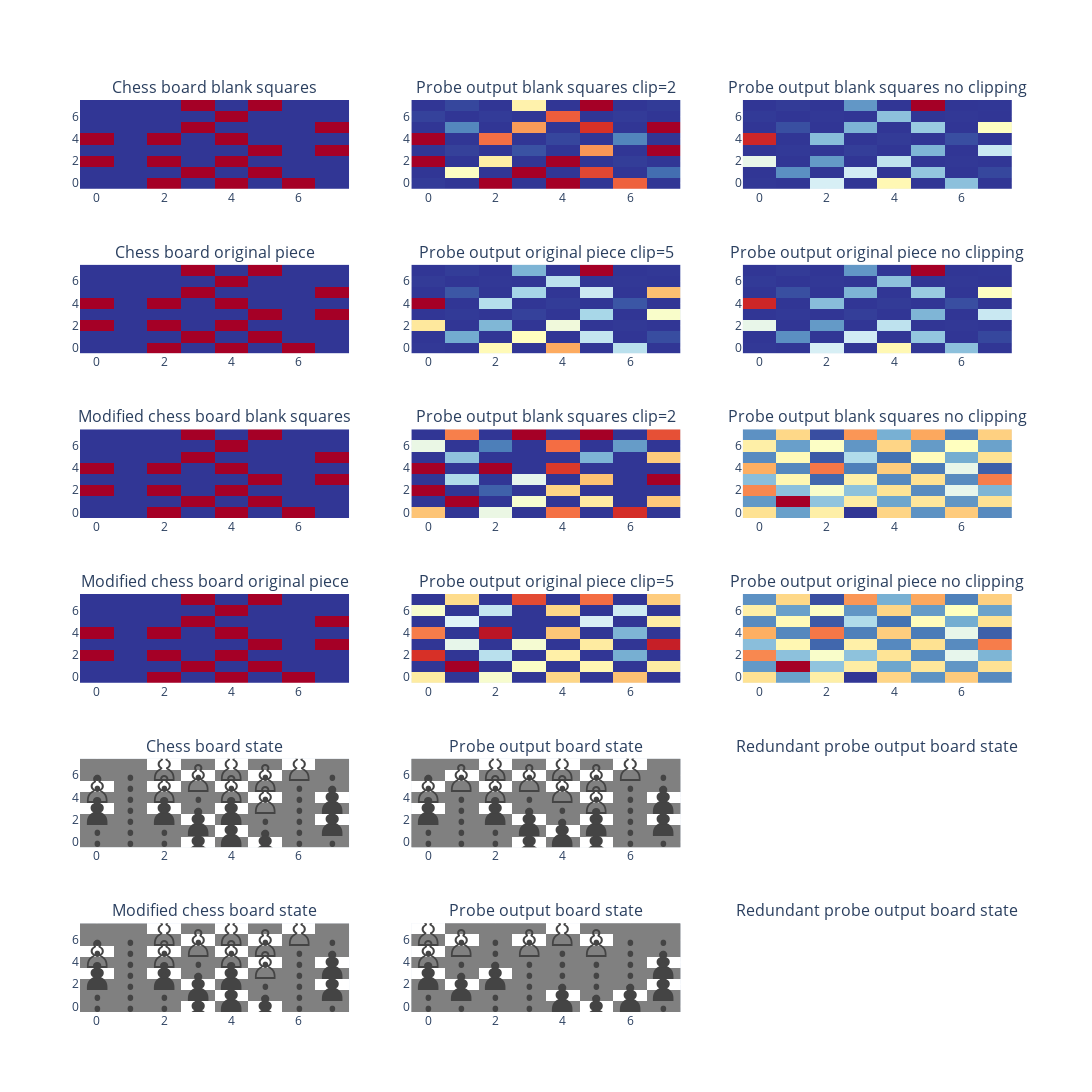

Here is the notebook cell this chart was saved with:
### Markdown cell above
Now, we can graph the original and modified board states and probe outputs.

### Code cell
from plotly.subplots import make_subplots

move_of_interest_probe_out = probe_out[0][0][move_of_interest]
move_of_interest_probe_out_modified = modified_probe_out[0][0][move_of_interest]
print(move_of_interest_probe_out.shape)

fig_rows = 6
fig_cols = 3
fig = make_subplots(rows=fig_rows, cols=fig_cols, subplot_titles=[
    "Chess board blank squares", "Probe output blank squares clip=2", "Probe output blank squares no clipping",
    "Chess board original piece", "Probe output original piece clip=5", "Probe output original piece no clipping",
    "Modified chess board blank squares", "Probe output blank squares clip=2", "Probe output blank squares no clipping",
    "Modified chess board original piece", "Probe output original piece clip=5", "Probe output original piece no clipping",
    "Chess board state", "Probe output board state", "Redundant probe output board state",
    "Modified chess board state", "Probe output board state", "Redundant probe output board state"
])


# Specify the size of each plot
plot_size = 400  # You can adjust this size



fig.add_trace(plot_board_state(move_of_interest_state_one_hot[:, :, BLANK_INDEX]), row=1, col=1)
fig.add_trace(plot_board_state(move_of_interest_probe_out[:, :, BLANK_INDEX], clip_size=2), row=1, col=2)
fig.add_trace(plot_board_state(move_of_interest_probe_out[:, :, BLANK_INDEX]), row=1, col=3)

fig.add_trace(plot_board_state(move_of_interest_state_one_hot[:, :, moved_piece_probe_index]), row=2, col=1)
fig.add_trace(plot_board_state(move_of_interest_probe_out[:, :, moved_piece_probe_index], clip_size=5), row=2, col=2)
fig.add_trace(plot_board_state(move_of_interest_probe_out[:, :, moved_piece_probe_index]), row=2, col=3)

fig.add_trace(plot_board_state(modified_move_of_interest_state_one_hot[:, :, BLANK_INDEX]), row=3, col=1)
fig.add_trace(plot_board_state(move_of_interest_probe_out_modified[:, :, BLANK_INDEX], clip_size=2), row=3, col=2)
fig.add_trace(plot_board_state(move_of_interest_probe_out_modified[:, :, BLANK_INDEX]), row=3, col=3)

fig.add_trace(plot_board_state(modified_move_of_interest_state_one_hot[:, :, moved_piece_probe_index]), row=4, col=1)
fig.add_trace(plot_board_state(move_of_interest_probe_out_modified[:, :, moved_piece_probe_index], clip_size=5), row=4, col=2)
fig.add_trace(plot_board_state(move_of_interest_probe_out_modified[:, :, moved_piece_probe_index]), row=4, col=3)

fig.add_trace(plot_board_state_with_text(move_of_interest_state), row=5, col=1)
fig.add_trace(plot_board_state_with_text(state_stacks_probe_outputs[0][0][move_of_interest]), row=5, col=2)
fig.add_trace(plot_board_state_with_text(state_stacks_probe_outputs[0][0][move_of_interest]), row=5, col=2)

fig.add_trace(plot_board_state_with_text(modified_move_of_interest_state), row=6, col=1)
fig.add_trace(plot_board_state_with_text(modified_state_stacks_probe_outputs[0][0][move_of_interest]), row=6, col=2)
fig.add_trace(plot_board_state_with_text(modified_state_stacks_probe_outputs[0][0][move_of_interest]), row=6, col=2)

# Adjust the overall size of the figure
fig.update_layout(height=fig_rows * plot_size, width=fig_cols * plot_size)

# Show the figure
fig.show()

### Figure 1 — Plotly figure (JSON) as saved in the notebook; plotly's stock layout.template omitted (floating-point values rounded to 4 significant figures)
{"data": [{"colorscale": [[0, "rgb(165,0,38)"], [0.1, "rgb(215,48,39)"], [0.2, "rgb(244,109,67)"], [0.3, "rgb(253,174,97)"], [0.4, "rgb(254,224,144)"], [0.5, "rgb(255,255,191)"], [0.6, "rgb(224,243,248)"], [0.7, "rgb(171,217,233)"], [0.8, "rgb(116,173,209)"], [0.9, "rgb(69,117,180)"], [1, "rgb(49,54,149)"]], "showscale": false, "type": "heatmap", "xaxis": "x", "yaxis": "y", "z": [[1, 1, 0, 1, 0, 1, 0, 1], [1, 1, 1, 0, 1, 0, 1, 1], [0, 1, 0, 1, 0, 1, 1, 1], [1, 1, 1, 1, 1, 0, 1, 0], [0, 1, 0, 1, 0, 1, 1, 1], [1, 1, 1, 0, 1, 1, 1, 0], [1, 1, 1, 1, 0, 1, 1, 1], [1, 1, 1, 0, 1, 0, 1, 1]]}, {"colorscale": [[0, "rgb(165,0,38)"], [0.1, "rgb(215,48,39)"], [0.2, "rgb(244,109,67)"], [0.3, "rgb(253,174,97)"], [0.4, "rgb(254,224,144)"], [0.5, "rgb(255,255,191)"], [0.6, "rgb(224,243,248)"], [0.7, "rgb(171,217,233)"], [0.8, "rgb(116,173,209)"], [0.9, "rgb(69,117,180)"], [1, "rgb(49,54,149)"]], "showscale": false, "type": "heatmap", "xaxis": "x2", "yaxis": "y2", "z": [[-0.01745, 0, -2, 0, -2, 0, -1.639, 0], [0, -0.99, 0, -2, 0, -1.724, 0, -0.1792], [-2, 0, -1.111, 0, -2, 0, -0.02219, 0], [0, -0.03532, 0, -0.08985, 0, -1.474, 0, -2], [-2, 0, -1.595, 0, -0.05081, 0, -0.2555, 0], [0, -0.2642, 0, -1.458, 0, -1.797, 0, -2], [-0.03771, 0, -0.01723, 0, -1.651, 0, -0.01723, 0], [0, -0.05297, 0, -1.082, 0, -2, 0, -0.0148]]}, {"colorscale": [[0, "rgb(165,0,38)"], [0.1, "rgb(215,48,39)"], [0.2, "rgb(244,109,67)"], [0.3, "rgb(253,174,97)"], [0.4, "rgb(254,224,144)"], [0.5, "rgb(255,255,191)"], [0.6, "rgb(224,243,248)"], [0.7, "rgb(171,217,233)"], [0.8, "rgb(116,173,209)"], [0.9, "rgb(69,117,180)"], [1, "rgb(49,54,149)"]], "showscale": false, "type": "heatmap", "xaxis": "x3", "yaxis": "y3", "z": [[-0.01745, 0, -2.577, 0, -3.521, 0, -1.639, 0], [0, -0.99, 0, -2.501, 0, -1.724, 0, -0.1792], [-2.865, 0, -1.111, 0, -2.258, 0, -0.02219, 0], [0, -0.03532, 0, -0.08985, 0, -1.474, 0, -2.404], [-6.193, 0, -1.595, 0, -0.05081, 0, -0.2555, 0], [0, -0.2642, 0, -1.458, 0, -1.797, 0, -3.334], [-0.03771, 0, -0.01723, 0, -1.651, 0, -0.01723, 0], [0, -0.05297, 0, -1.082, 0, -6.725, 0, -0.0148]]}, {"colorscale": [[0, "rgb(165,0,38)"], [0.1, "rgb(215,48,39)"], [0.2, "rgb(244,109,67)"], [0.3, "rgb(253,174,97)"], [0.4, "rgb(254,224,144)"], [0.5, "rgb(255,255,191)"], [0.6, "rgb(224,243,248)"], [0.7, "rgb(171,217,233)"], [0.8, "rgb(116,173,209)"], [0.9, "rgb(69,117,180)"], [1, "rgb(49,54,149)"]], "showscale": false, "type": "heatmap", "xaxis": "x4", "yaxis": "y4", "z": [[1, 1, 0, 1, 0, 1, 0, 1], [1, 1, 1, 0, 1, 0, 1, 1], [0, 1, 0, 1, 0, 1, 1, 1], [1, 1, 1, 1, 1, 0, 1, 0], [0, 1, 0, 1, 0, 1, 1, 1], [1, 1, 1, 0, 1, 1, 1, 0], [1, 1, 1, 1, 0, 1, 1, 1], [1, 1, 1, 0, 1, 0, 1, 1]]}, {"colorscale": [[0, "rgb(165,0,38)"], [0.1, "rgb(215,48,39)"], [0.2, "rgb(244,109,67)"], [0.3, "rgb(253,174,97)"], [0.4, "rgb(254,224,144)"], [0.5, "rgb(255,255,191)"], [0.6, "rgb(224,243,248)"], [0.7, "rgb(171,217,233)"], [0.8, "rgb(116,173,209)"], [0.9, "rgb(69,117,180)"], [1, "rgb(49,54,149)"]], "showscale": false, "type": "heatmap", "xaxis": "x5", "yaxis": "y5", "z": [[-0.01745, 0, -2.577, 0, -3.521, 0, -1.639, 0], [0, -0.99, 0, -2.501, 0, -1.724, 0, -0.1792], [-2.865, 0, -1.111, 0, -2.258, 0, -0.02219, 0], [0, -0.03532, 0, -0.08985, 0, -1.474, 0, -2.404], [-5, 0, -1.595, 0, -0.05081, 0, -0.2555, 0], [0, -0.2642, 0, -1.458, 0, -1.797, 0, -3.334], [-0.03771, 0, -0.01723, 0, -1.651, 0, -0.01723, 0], [0, -0.05297, 0, -1.082, 0, -5, 0, -0.0148]]}, {"colorscale": [[0, "rgb(165,0,38)"], [0.1, "rgb(215,48,39)"], [0.2, "rgb(244,109,67)"], [0.3, "rgb(253,174,97)"], [0.4, "rgb(254,224,144)"], [0.5, "rgb(255,255,191)"], [0.6, "rgb(224,243,248)"], [0.7, "rgb(171,217,233)"], [0.8, "rgb(116,173,209)"], [0.9, "rgb(69,117,180)"], [1, "rgb(49,54,149)"]], "showscale": false, "type": "heatmap", "xaxis": "x6", "yaxis": "y6", "z": [[-0.01745, 0, -2.577, 0, -3.521, 0, -1.639, 0], [0, -0.99, 0, -2.501, 0, -1.724, 0, -0.1792], [-2.865, 0, -1.111, 0, -2.258, 0, -0.02219, 0], [0, -0.03532, 0, -0.08985, 0, -1.474, 0, -2.404], [-6.193, 0, -1.595, 0, -0.05081, 0, -0.2555, 0], [0, -0.2642, 0, -1.458, 0, -1.797, 0, -3.334], [-0.03771, 0, -0.01723, 0, -1.651, 0, -0.01723, 0], [0, -0.05297, 0, -1.082, 0, -6.725, 0, -0.0148]]}, {"colorscale": [[0, "rgb(165,0,38)"], [0.1, "rgb(215,48,39)"], [0.2, "rgb(244,109,67)"], [0.3, "rgb(253,174,97)"], [0.4, "rgb(254,224,144)"], [0.5, "rgb(255,255,191)"], [0.6, "rgb(224,243,248)"], [0.7, "rgb(171,217,233)"], [0.8, "rgb(116,173,209)"], [0.9, "rgb(69,117,180)"], [1, "rgb(49,54,149)"]], "showscale": false, "type": "heatmap", "xaxis": "x7", "yaxis": "y7", "z": [[1, 1, 0, 1, 0, 1, 0, 1], [1, 1, 1, 0, 1, 0, 1, 1], [0, 1, 0, 1, 0, 1, 1, 1], [1, 1, 1, 1, 1, 0, 1, 0], [0, 1, 0, 1, 0, 1, 1, 1], [1, 1, 1, 0, 1, 1, 1, 0], [1, 1, 1, 1, 0, 1, 1, 1], [1, 1, 1, 0, 1, 0, 1, 1]]}, {"colorscale": [[0, "rgb(165,0,38)"], [0.1, "rgb(215,48,39)"], [0.2, "rgb(244,109,67)"], [0.3, "rgb(253,174,97)"], [0.4, "rgb(254,224,144)"], [0.5, "rgb(255,255,191)"], [0.6, "rgb(224,243,248)"], [0.7, "rgb(171,217,233)"], [0.8, "rgb(116,173,209)"], [0.9, "rgb(69,117,180)"], [1, "rgb(49,54,149)"]], "showscale": false, "type": "heatmap", "xaxis": "x8", "yaxis": "y8", "z": [[-0.6205, 2, 0.2611, 2, -1.182, 2, -1.627, 2], [2, -2, 2, 0.1163, 2, -0.2553, 2, -0.59], [-2, 2, 1.727, 2, -0.491, 2, 2, 2], [2, 0.763, 2, 0.3258, 2, -0.6439, 2, -2], [-2, 2, -2, 2, -1.539, 2, 2, 2], [2, 1.007, 2, 2, 2, 1.137, 2, -0.566], [0.2697, 2, 1.529, 2, -1.198, 2, 1.321, 2], [2, -1.089, 2, -2, 2, -2, 2, -1.39]]}, {"colorscale": [[0, "rgb(165,0,38)"], [0.1, "rgb(215,48,39)"], [0.2, "rgb(244,109,67)"], [0.3, "rgb(253,174,97)"], [0.4, "rgb(254,224,144)"], [0.5, "rgb(255,255,191)"], [0.6, "rgb(224,243,248)"], [0.7, "rgb(171,217,233)"], [0.8, "rgb(116,173,209)"], [0.9, "rgb(69,117,180)"], [1, "rgb(49,54,149)"]], "showscale": false, "type": "heatmap", "xaxis": "x9", "yaxis": "y9", "z": [[-0.6205, 7.985, 0.2611, 11.63, -1.182, 8.497, -1.627, 8.784], [8.24, -8.996, 6.409, 0.1163, 7.768, -0.2553, 8.358, -0.59], [-4.008, 6.551, 1.727, 6.54, -0.491, 8.77, 2.946, 7.139], [6.686, 0.763, 10.01, 0.3258, 8.82, -0.6439, 8.755, -4.348], [-2.772, 8.864, -4.562, 9.154, -1.539, 9.293, 2.824, 10.27], [8.749, 1.007, 10.48, 5.239, 9.634, 1.137, 7.502, -0.566], [0.2697, 8.002, 1.529, 8.35, -1.198, 8.183, 1.321, 7.9], [8.535, -1.089, 10.83, -3.577, 7.354, -2.993, 9.116, -1.39]]}, {"colorscale": [[0, "rgb(165,0,38)"], [0.1, "rgb(215,48,39)"], [0.2, "rgb(244,109,67)"], [0.3, "rgb(253,174,97)"], [0.4, "rgb(254,224,144)"], [0.5, "rgb(255,255,191)"], [0.6, "rgb(224,243,248)"], [0.7, "rgb(171,217,233)"], [0.8, "rgb(116,173,209)"], [0.9, "rgb(69,117,180)"], [1, "rgb(49,54,149)"]], "showscale": false, "type": "heatmap", "xaxis": "x10", "yaxis": "y10", "z": [[1, 1, 0, 1, 0, 1, 0, 1], [1, 1, 1, 0, 1, 0, 1, 1], [0, 1, 0, 1, 0, 1, 1, 1], [1, 1, 1, 1, 1, 0, 1, 0], [0, 1, 0, 1, 0, 1, 1, 1], [1, 1, 1, 0, 1, 1, 1, 0], [1, 1, 1, 1, 0, 1, 1, 1], [1, 1, 1, 0, 1, 0, 1, 1]]}, {"colorscale": [[0, "rgb(165,0,38)"], [0.1, "rgb(215,48,39)"], [0.2, "rgb(244,109,67)"], [0.3, "rgb(253,174,97)"], [0.4, "rgb(254,224,144)"], [0.5, "rgb(255,255,191)"], [0.6, "rgb(224,243,248)"], [0.7, "rgb(171,217,233)"], [0.8, "rgb(116,173,209)"], [0.9, "rgb(69,117,180)"], [1, "rgb(49,54,149)"]], "showscale": false, "type": "heatmap", "xaxis": "x11", "yaxis": "y11", "z": [[-0.6205, 5, 0.2611, 5, -1.182, 5, -1.627, 5], [5, -5, 5, 0.1163, 5, -0.2553, 5, -0.59], [-4.008, 5, 1.727, 5, -0.491, 5, 2.946, 5], [5, 0.763, 5, 0.3258, 5, -0.6439, 5, -4.348], [-2.772, 5, -4.562, 5, -1.539, 5, 2.824, 5], [5, 1.007, 5, 5, 5, 1.137, 5, -0.566], [0.2697, 5, 1.529, 5, -1.198, 5, 1.321, 5], [5, -1.089, 5, -3.577, 5, -2.993, 5, -1.39]]}, {"colorscale": [[0, "rgb(165,0,38)"], [0.1, "rgb(215,48,39)"], [0.2, "rgb(244,109,67)"], [0.3, "rgb(253,174,97)"], [0.4, "rgb(254,224,144)"], [0.5, "rgb(255,255,191)"], [0.6, "rgb(224,243,248)"], [0.7, "rgb(171,217,233)"], [0.8, "rgb(116,173,209)"], [0.9, "rgb(69,117,180)"], [1, "rgb(49,54,149)"]], "showscale": false, "type": "heatmap", "xaxis": "x12", "yaxis": "y12", "z": [[-0.6205, 7.985, 0.2611, 11.63, -1.182, 8.497, -1.627, 8.784], [8.24, -8.996, 6.409, 0.1163, 7.768, -0.2553, 8.358, -0.59], [-4.008, 6.551, 1.727, 6.54, -0.491, 8.77, 2.946, 7.139], [6.686, 0.763, 10.01, 0.3258, 8.82, -0.6439, 8.755, -4.348], [-2.772, 8.864, -4.562, 9.154, -1.539, 9.293, 2.824, 10.27], [8.749, 1.007, 10.48, 5.239, 9.634, 1.137, 7.502, -0.566], [0.2697, 8.002, 1.529, 8.35, -1.198, 8.183, 1.321, 7.9], [8.535, -1.089, 10.83, -3.577, 7.354, -2.993, 9.116, -1.39]]}, {"colorscale": [[0, "white"], [0.49, "white"], [0.5, "grey"], [0.51, "white"], [1, "white"]], "showscale": false, "text": [[".", ".", ".", "♟", ".", "♟", ".", "."], [".", ".", ".", ".", "♟", ".", ".", "."], [".", ".", ".", "♟", ".", ".", ".", "♟"], ["♟", ".", "♟", ".", "♟", ".", ".", "."], [".", ".", ".", ".", ".", "♙", ".", "♟"], ["♙", ".", "♙", ".", "♙", ".", ".", "."], [".", ".", ".", "♙", ".", "♙", ".", "."], [".", ".", "♙", ".", "♙", ".", "♙", "."]], "textfont": {"size": 48}, "texttemplate": "%{text}", "type": "heatmap", "xaxis": "x13", "yaxis": "y13", "z": [[0, 0, 0, -1, 0, -1, 0, 0], [0, 0, 0, 0, -1, 0, 0, 0], [0, 0, 0, -1, 0, 0, 0, -1], [-1, 0, -1, 0, -1, 0, 0, 0], [0, 0, 0, 0, 0, 1, 0, -1], [1, 0, 1, 0, 1, 0, 0, 0], [0, 0, 0, 1, 0, 1, 0, 0], [0, 0, 1, 0, 1, 0, 1, 0]]}, {"colorscale": [[0, "white"], [0.49, "white"], [0.5, "grey"], [0.51, "white"], [1, "white"]], "showscale": false, "text": [[".", ".", ".", "♟", ".", "♟", ".", "."], [".", ".", ".", ".", "♟", ".", ".", "."], [".", ".", ".", "♟", ".", "♟", ".", "♟"], ["♟", ".", "♟", ".", ".", ".", ".", "."], [".", ".", ".", ".", ".", "♙", ".", "♟"], ["♙", ".", "♙", ".", "♙", ".", ".", "."], [".", "♙", ".", "♙", ".", "♙", ".", "."], [".", ".", "♙", ".", "♙", ".", "♙", "."]], "textfont": {"size": 48}, "texttemplate": "%{text}", "type": "heatmap", "xaxis": "x14", "yaxis": "y14", "z": [[0, 0, 0, -1, 0, -1, 0, 0], [0, 0, 0, 0, -1, 0, 0, 0], [0, 0, 0, -1, 0, -1, 0, -1], [-1, 0, -1, 0, 0, 0, 0, 0], [0, 0, 0, 0, 0, 1, 0, -1], [1, 0, 1, 0, 1, 0, 0, 0], [0, 1, 0, 1, 0, 1, 0, 0], [0, 0, 1, 0, 1, 0, 1, 0]]}, {"colorscale": [[0, "white"], [0.49, "white"], [0.5, "grey"], [0.51, "white"], [1, "white"]], "showscale": false, "text": [[".", ".", ".", "♟", ".", "♟", ".", "."], [".", ".", ".", ".", "♟", ".", ".", "."], [".", ".", ".", "♟", ".", "♟", ".", "♟"], ["♟", ".", "♟", ".", ".", ".", ".", "."], [".", ".", ".", ".", ".", "♙", ".", "♟"], ["♙", ".", "♙", ".", "♙", ".", ".", "."], [".", "♙", ".", "♙", ".", "♙", ".", "."], [".", ".", "♙", ".", "♙", ".", "♙", "."]], "textfont": {"size": 48}, "texttemplate": "%{text}", "type": "heatmap", "xaxis": "x14", "yaxis": "y14", "z": [[0, 0, 0, -1, 0, -1, 0, 0], [0, 0, 0, 0, -1, 0, 0, 0], [0, 0, 0, -1, 0, -1, 0, -1], [-1, 0, -1, 0, 0, 0, 0, 0], [0, 0, 0, 0, 0, 1, 0, -1], [1, 0, 1, 0, 1, 0, 0, 0], [0, 1, 0, 1, 0, 1, 0, 0], [0, 0, 1, 0, 1, 0, 1, 0]]}, {"colorscale": [[0, "white"], [0.49, "white"], [0.5, "grey"], [0.51, "white"], [1, "white"]], "showscale": false, "text": [[".", ".", ".", "♟", ".", "♟", ".", "."], [".", ".", ".", ".", "♟", ".", ".", "."], [".", ".", ".", "♟", ".", ".", ".", "♟"], ["♟", ".", "♟", ".", "♟", ".", ".", "."], [".", ".", ".", ".", ".", "♙", ".", "♟"], ["♙", ".", "♙", ".", "♙", ".", ".", "."], [".", ".", ".", "♙", ".", "♙", ".", "."], [".", ".", "♙", ".", "♙", ".", "♙", "."]], "textfont": {"size": 48}, "texttemplate": "%{text}", "type": "heatmap", "xaxis": "x16", "yaxis": "y16", "z": [[0, 0, 0, -1, 0, -1, 0, 0], [0, 0, 0, 0, -1, 0, 0, 0], [0, 0, 0, -1, 0, 0, 0, -1], [-1, 0, -1, 0, -1, 0, 0, 0], [0, 0, 0, 0, 0, 1, 0, -1], [1, 0, 1, 0, 1, 0, 0, 0], [0, 0, 0, 1, 0, 1, 0, 0], [0, 0, 1, 0, 1, 0, 1, 0]]}, {"colorscale": [[0, "white"], [0.49, "white"], [0.5, "grey"], [0.51, "white"], [1, "white"]], "showscale": false, "text": [[".", ".", ".", ".", ".", "♟", ".", "."], [".", ".", ".", ".", "♟", ".", "♟", "."], [".", "♟", ".", ".", ".", ".", ".", "♟"], ["♟", ".", "♟", ".", ".", ".", ".", "."], [".", ".", ".", ".", ".", ".", ".", "♟"], ["♙", ".", ".", ".", ".", ".", ".", "."], [".", "♙", ".", "♙", ".", "♙", ".", "."], ["♙", ".", ".", ".", "♙", ".", ".", "."]], "textfont": {"size": 48}, "texttemplate": "%{text}", "type": "heatmap", "xaxis": "x17", "yaxis": "y17", "z": [[0, 0, 0, 0, 0, -1, 0, 0], [0, 0, 0, 0, -1, 0, -1, 0], [0, -1, 0, 0, 0, 0, 0, -1], [-1, 0, -1, 0, 0, 0, 0, 0], [0, 0, 0, 0, 0, 0, 0, -1], [1, 0, 0, 0, 0, 0, 0, 0], [0, 1, 0, 1, 0, 1, 0, 0], [1, 0, 0, 0, 1, 0, 0, 0]]}, {"colorscale": [[0, "white"], [0.49, "white"], [0.5, "grey"], [0.51, "white"], [1, "white"]], "showscale": false, "text": [[".", ".", ".", ".", ".", "♟", ".", "."], [".", ".", ".", ".", "♟", ".", "♟", "."], [".", "♟", ".", ".", ".", ".", ".", "♟"], ["♟", ".", "♟", ".", ".", ".", ".", "."], [".", ".", ".", ".", ".", ".", ".", "♟"], ["♙", ".", ".", ".", ".", ".", ".", "."], [".", "♙", ".", "♙", ".", "♙", ".", "."], ["♙", ".", ".", ".", "♙", ".", ".", "."]], "textfont": {"size": 48}, "texttemplate": "%{text}", "type": "heatmap", "xaxis": "x17", "yaxis": "y17", "z": [[0, 0, 0, 0, 0, -1, 0, 0], [0, 0, 0, 0, -1, 0, -1, 0], [0, -1, 0, 0, 0, 0, 0, -1], [-1, 0, -1, 0, 0, 0, 0, 0], [0, 0, 0, 0, 0, 0, 0, -1], [1, 0, 0, 0, 0, 0, 0, 0], [0, 1, 0, 1, 0, 1, 0, 0], [1, 0, 0, 0, 1, 0, 0, 0]]}], "layout": {"annotations": [{"font": {"size": 16}, "showarrow": false, "text": "Chess board blank squares", "x": 0.1444, "xanchor": "center", "xref": "paper", "y": 1.0, "yanchor": "bottom", "yref": "paper"}, {"font": {"size": 16}, "showarrow": false, "text": "Probe output blank squares clip=2", "x": 0.5, "xanchor": "center", "xref": "paper", "y": 1.0, "yanchor": "bottom", "yref": "paper"}, {"font": {"size": 16}, "showarrow": false, "text": "Probe output blank squares no clipping", "x": 0.8556, "xanchor": "center", "xref": "paper", "y": 1.0, "yanchor": "bottom", "yref": "paper"}, {"font": {"size": 16}, "showarrow": false, "text": "Chess board original piece", "x": 0.1444, "xanchor": "center", "xref": "paper", "y": 0.8194, "yanchor": "bottom", "yref": "paper"}, {"font": {"size": 16}, "showarrow": false, "text": "Probe output original piece clip=5", "x": 0.5, "xanchor": "center", "xref": "paper", "y": 0.8194, "yanchor": "bottom", "yref": "paper"}, {"font": {"size": 16}, "showarrow": false, "text": "Probe output original piece no clipping", "x": 0.8556, "xanchor": "center", "xref": "paper", "y": 0.8194, "yanchor": "bottom", "yref": "paper"}, {"font": {"size": 16}, "showarrow": false, "text": "Modified chess board blank squares", "x": 0.1444, "xanchor": "center", "xref": "paper", "y": 0.6389, "yanchor": "bottom", "yref": "paper"}, {"font": {"size": 16}, "showarrow": false, "text": "Probe output blank squares clip=2", "x": 0.5, "xanchor": "center", "xref": "paper", "y": 0.6389, "yanchor": "bottom", "yref": "paper"}, {"font": {"size": 16}, "showarrow": false, "text": "Probe output blank squares no clipping", "x": 0.8556, "xanchor": "center", "xref": "paper", "y": 0.6389, "yanchor": "bottom", "yref": "paper"}, {"font": {"size": 16}, "showarrow": false, "text": "Modified chess board original piece", "x": 0.1444, "xanchor": "center", "xref": "paper", "y": 0.4583, "yanchor": "bottom", "yref": "paper"}, {"font": {"size": 16}, "showarrow": false, "text": "Probe output original piece clip=5", "x": 0.5, "xanchor": "center", "xref": "paper", "y": 0.4583, "yanchor": "bottom", "yref": "paper"}, {"font": {"size": 16}, "showarrow": false, "text": "Probe output original piece no clipping", "x": 0.8556, "xanchor": "center", "xref": "paper", "y": 0.4583, "yanchor": "bottom", "yref": "paper"}, {"font": {"size": 16}, "showarrow": false, "text": "Chess board state", "x": 0.1444, "xanchor": "center", "xref": "paper", "y": 0.2778, "yanchor": "bottom", "yref": "paper"}, {"font": {"size": 16}, "showarrow": false, "text": "Probe output board state", "x": 0.5, "xanchor": "center", "xref": "paper", "y": 0.2778, "yanchor": "bottom", "yref": "paper"}, {"font": {"size": 16}, "showarrow": false, "text": "Redundant probe output board state", "x": 0.8556, "xanchor": "center", "xref": "paper", "y": 0.2778, "yanchor": "bottom", "yref": "paper"}, {"font": {"size": 16}, "showarrow": false, "text": "Modified chess board state", "x": 0.1444, "xanchor": "center", "xref": "paper", "y": 0.09722, "yanchor": "bottom", "yref": "paper"}, {"font": {"size": 16}, "showarrow": false, "text": "Probe output board state", "x": 0.5, "xanchor": "center", "xref": "paper", "y": 0.09722, "yanchor": "bottom", "yref": "paper"}, {"font": {"size": 16}, "showarrow": false, "text": "Redundant probe output board state", "x": 0.8556, "xanchor": "center", "xref": "paper", "y": 0.09722, "yanchor": "bottom", "yref": "paper"}], "height": 2400, "width": 1200, "xaxis": {"anchor": "y", "domain": [0, 0.2889]}, "xaxis10": {"anchor": "y10", "domain": [0, 0.2889]}, "xaxis11": {"anchor": "y11", "domain": [0.3556, 0.6444]}, "xaxis12": {"anchor": "y12", "domain": [0.7111, 1]}, "xaxis13": {"anchor": "y13", "domain": [0, 0.2889]}, "xaxis14": {"anchor": "y14", "domain": [0.3556, 0.6444]}, "xaxis15": {"anchor": "y15", "domain": [0.7111, 1]}, "xaxis16": {"anchor": "y16", "domain": [0, 0.2889]}, "xaxis17": {"anchor": "y17", "domain": [0.3556, 0.6444]}, "xaxis18": {"anchor": "y18", "domain": [0.7111, 1]}, "xaxis2": {"anchor": "y2", "domain": [0.3556, 0.6444]}, "xaxis3": {"anchor": "y3", "domain": [0.7111, 1]}, "xaxis4": {"anchor": "y4", "domain": [0, 0.2889]}, "xaxis5": {"anchor": "y5", "domain": [0.3556, 0.6444]}, "xaxis6": {"anchor": "y6", "domain": [0.7111, 1]}, "xaxis7": {"anchor": "y7", "domain": [0, 0.2889]}, "xaxis8": {"anchor": "y8", "domain": [0.3556, 0.6444]}, "xaxis9": {"anchor": "y9", "domain": [0.7111, 1]}, "yaxis": {"anchor": "x", "domain": [0.9028, 1.0]}, "yaxis10": {"anchor": "x10", "domain": [0.3611, 0.4583]}, "yaxis11": {"anchor": "x11", "domain": [0.3611, 0.4583]}, "yaxis12": {"anchor": "x12", "domain": [0.3611, 0.4583]}, "yaxis13": {"anchor": "x13", "domain": [0.1806, 0.2778]}, "yaxis14": {"anchor": "x14", "domain": [0.1806, 0.2778]}, "yaxis15": {"anchor": "x15", "domain": [0.1806, 0.2778]}, "yaxis16": {"anchor": "x16", "domain": [0, 0.09722]}, "yaxis17": {"anchor": "x17", "domain": [0, 0.09722]}, "yaxis18": {"anchor": "x18", "domain": [0, 0.09722]}, "yaxis2": {"anchor": "x2", "domain": [0.9028, 1.0]}, "yaxis3": {"anchor": "x3", "domain": [0.9028, 1.0]}, "yaxis4": {"anchor": "x4", "domain": [0.7222, 0.8194]}, "yaxis5": {"anchor": "x5", "domain": [0.7222, 0.8194]}, "yaxis6": {"anchor": "x6", "domain": [0.7222, 0.8194]}, "yaxis7": {"anchor": "x7", "domain": [0.5417, 0.6389]}, "yaxis8": {"anchor": "x8", "domain": [0.5417, 0.6389]}, "yaxis9": {"anchor": "x9", "domain": [0.5417, 0.6389]}}}
